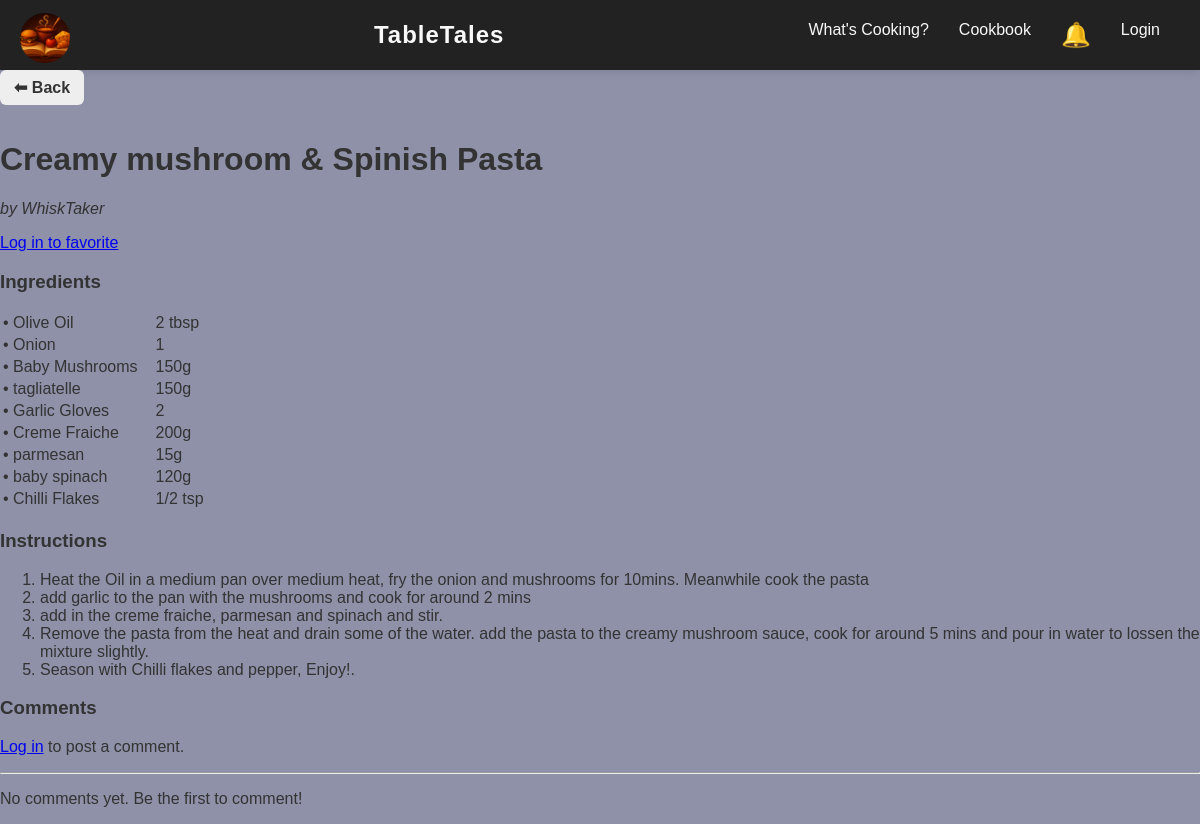
Screenshot of /recipe/11/ with the database file from the repository.
### tabletales/models.py (models this page shows, shortened)
class Recipe(models.Model):
    title = models.CharField(max_length=200)
    author = models.ForeignKey(User, on_delete=models.CASCADE)
    description = models.TextField(blank=True)  # optional short summary
    image = models.ImageField(upload_to='recipes/', default='recipes/default.png', blank=True, null=True)
    instructions = models.TextField(help_text="Enter each step on a new line")
    created_on = models.DateTimeField(auto_now_add=True)
    favorited_by = models.ManyToManyField(User, related_name='favorite_recipes', blank=True)
    def get_instruction_steps(self):
        return [step.strip() for step in self.instructions.split('\n') if step.strip()]
    class Meta:
        ordering = ['-created_on']

class Ingredient(models.Model):
    recipe = models.ForeignKey(
        Recipe,
        related_name='ingredients',
        on_delete=models.CASCADE
    )
    name = models.CharField(max_length=100)
    quantity = models.CharField(max_length=50)

### tabletales/views.py (the view, shortened to what this page needs)
# urls.py: path('recipe/<int:pk>/', views.recipe_detail, name='recipe_detail'),
def recipe_detail(request, pk):
    recipe = get_object_or_404(Recipe, pk=pk)
    comments = recipe.comments.all().order_by('-created_on')
    back_url = request.session.get("back_url", reverse("recipe_list"))
    return render(request, "recipe_detail.html", {
        "recipe": recipe,
        "comments": comments,
        "back_url": back_url,
    })

### tabletales/context_processors.py (called while the page is built)
def notification_counts(request):
    if request.user.is_authenticated:
        unread_count = Notification.objects.filter(user=request.user, read=False).count()
        unread_notifications = Notification.objects.filter(user=request.user, read=False).order_by('-created_at')[:5]
    else:
        unread_count = 0
        unread_notifications = []
    return {
        "unread_count": unread_count,
        "unread_notifications": unread_notifications,
    }

### tabletales/templates/recipe_detail.html (shortened to what this page needs)
{% extends "base.html" %}
{% block content %}
<div class="detail-buttons">
    <a href="{{ back_url }}" class="btn back-btn">⬅ Back</a>
</div>
<h1>{{ recipe.title }}</h1>
<p><em>by {{ recipe.author.username }}</em></p>
<form action="{% url 'toggle_favorite' recipe.pk %}" method="post" style="display:inline;">
    {% if user.is_authenticated %}
        <button type="submit" style="border:none; background:none; cursor:pointer; font-size:24px;">
            {% if user in recipe.favorited_by.all %}
                ❤️
            {% else %}
                🤍
            {% endif %}
        </button>
    {% else %}
        <a href="{% url 'login' %}">Log in to favorite</a>
    {% endif %}
</form>
<h3>Ingredients</h3>
<table>
  {% for ingredient in recipe.ingredients.all %}
  <tr>
    <td>• {{ ingredient.name }}</td>
    <td style="padding-left: 15px;">{{ ingredient.quantity }}</td>
  </tr>
  {% endfor %}
</table>
<h3>Instructions</h3>
<ol>
  {% for step in recipe.get_instruction_steps %}
    <li>{{ step }}</li>
  {% endfor %}
</ol>
<h3>Comments</h3>
{% if user.is_authenticated %}
  <form method="post" class="comment-form" style="margin-bottom:20px;">
    {% csrf_token %}
    <textarea name="text" rows="3" placeholder="Add your comment..." required style="width:100%;"></textarea><br>
    <button type="submit">Post Comment</button>
  </form>
{% else %}
  <p><a href="{% url 'login' %}">Log in</a> to post a comment.</p>
{% endif %}
<hr>
<div class="comments-section">
  {% for comment in comments %}
    <div class="comment" style="margin-bottom: 15px; padding: 10px; border-bottom: 1px solid #ddd;">
      <strong>{{ comment.user.username }}</strong>
      {% if request.GET.edit_comment == comment.id|stringformat:"s" %}
          <form action="{% url 'edit_comment' comment.id %}" method="post">
              {% csrf_token %}
              <textarea name="text" rows="3" style="width:100%;">{{ comment.text }}</textarea>
              <br>
              <button type="submit">Save</button>
              <a href="{% url 'recipe_detail' recipe.pk %}">Cancel</a>
          </form>
      {% else %}
          <p>{{ comment.text }}</p>
          <small>{{ comment.created_on|date:"jS F Y, g:i a" }}</small>
          {% if user == comment.user or user.is_staff or user.is_superuser %}
            <div class="comment-actions" style="margin-top: 5px;">
              <a href="?edit_comment={{ comment.id }}" style="color: blue; text-decoration: none;">✏️ Edit</a> |
              <a href="{% url 'delete_comment' comment.id %}" style="color: red; text-decoration: none;"
                 onclick="return confirm('Are you sure you want to delete this comment?');">🗑️ Delete</a>
            </div>
          {% endif %}
      {% endif %}
    </div>
  {% empty %}
    <p>No comments yet. Be the first to comment!</p>
  {% endfor %}
</div>
{% endblock %}

### tabletales/static/css/style.css (style rules this page uses)
body { margin: 0; font-family: "Poppins", sans-serif; background-color: #8e91a8; color: #333; }
.back-btn { display: inline-block; margin-bottom: 15px; padding: 8px 14px; background: #eee; border-radius: 6px; text-decoration: none; color: #333; font-weight: bold; transition: background 0.2s ease-in-out; }

### rows the page displays
Recipe: title "Creamy mushroom & Spinish Pasta", author.username "WhiskTaker"
Ingredient: name "Olive Oil", quantity "2 tbsp"
Ingredient: name "Onion", quantity "1"
Ingredient: name "Baby Mushrooms", quantity "150g"
Ingredient: name "tagliatelle", quantity "150g"
Ingredient: name "Garlic Gloves", quantity "2"
Ingredient: name "Creme Fraiche", quantity "200g"
Ingredient: name "parmesan", quantity "15g"
Ingredient: name "baby spinach", quantity "120g"
Ingredient: name "Chilli Flakes", quantity "1/2 tsp"

### other values shown
{{ step }} "Heat the Oil in a medium pan over medium heat, fry the onion and mushrooms for 10mins. Meanwhile cook the pasta" "add garlic to the pan with the mushrooms and cook for around 2 mins" "add in the creme fraiche, parmesan and spinach and stir." "Remove the pasta from the heat and drain some of the water. add the pasta to the creamy mushroom sauce, cook for around 5 mins and pour in water to lossen the mixture slightly." "Season with Chilli flakes and pepper, Enjoy!."
